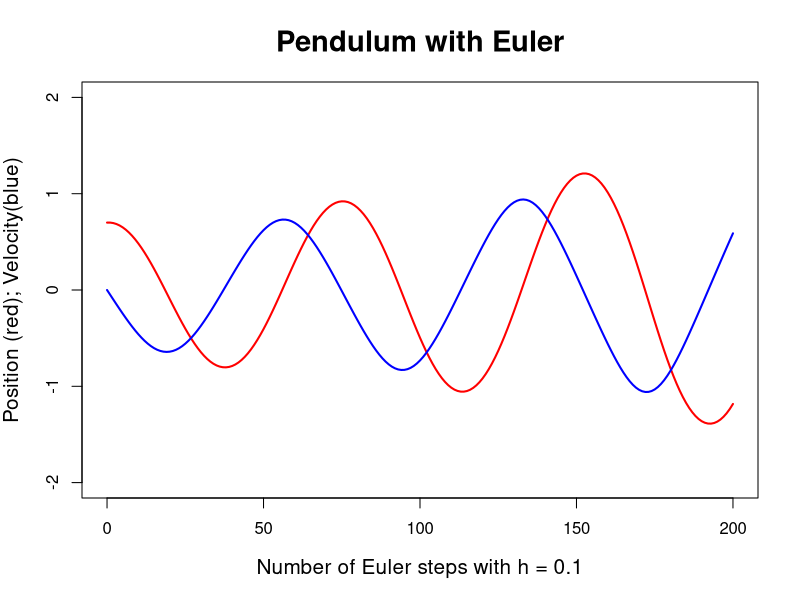

Generate this figure with R:
# DESCRIPTION	: Eular's algorithm used to compute planar pendulum solution

# Write to PNG
png("Pendulum_with_Euler.png", bg = "lightgray", width = 700, height = 700)

# Variables
step_size = 0.1
num_of_steps = 200 
time = seq(from = 0, to = 200, by = 1)

g = 1		# gravity
l = 1.3	# length
x = 0.7	# initial position
y = 0		# initial velocity

# Output Step 0
cat("Step =", 0, "\t", "Position =", x[1], "\t", "Initial Velocity =", 0, "\n") 

# Output Step 1 to 200
for(i in (1:(num_of_steps))) {
	# Pair of ODE equations
	x[i+1] = x[i] + step_size * y[i]				
	y[i+1] = y[i] + step_size * (-g/l) * sin(x[i])
	
	# Print out values to be compared with Phaser
	cat("Step =", i, "\t", "Position =", x[i+1], "\t", "Velocity =", y[i+1],  		    "\n")
}

# Plot time on x-axis and position (variable x)
# Shows position and the angular velocity of the pendulum
plot(time, x , main = "Pendulum with Euler",
		   xlim = c(0, 200),
		   ylim = c(-2, 2),
		   xlab = "Number of Euler steps with h = 0.1",
		   ylab = "Position (red); Velocity(blue)",
		   col = "red",
		   type = "l",
		   lwd = 2,
		   cex.main = 1.75, cex.lab = 1.25, cex.axis = 1)

# Plot the velocity(variable y) by adding onto existing plot using points()
points(time, y, col = "blue",
          	     type = "l",
                lwd = 2)
dev.off()
